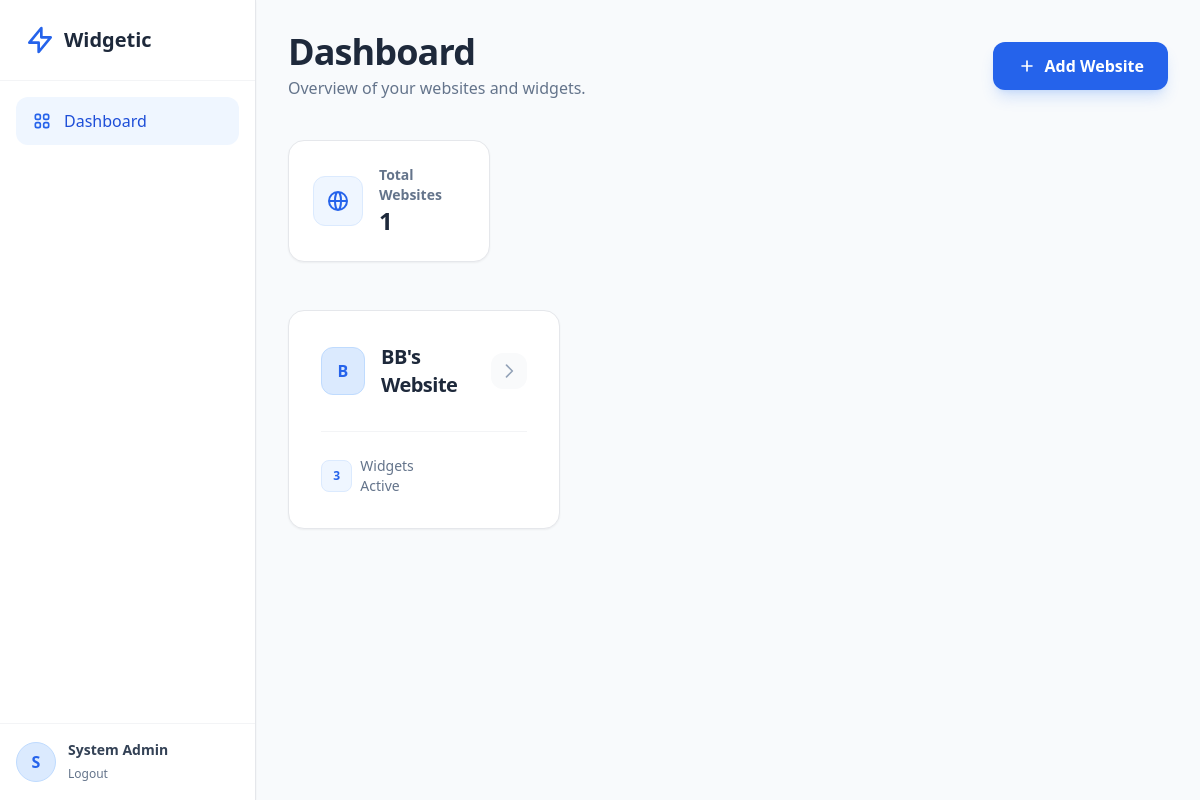
The page /dashboard (signed in) on the database its author committed.
### models.py (models this page shows)
class User(UserMixin, db.Model):
    id = db.Column(db.String(36), primary_key=True, default=lambda: str(uuid.uuid4()))
    email = db.Column(db.String(120), unique=True, nullable=False, index=True)
    password_hash = db.Column(db.String(128))
    name = db.Column(db.String(100))
    global_role = db.Column(db.Enum(GlobalRole), default=GlobalRole.USER)
    status = db.Column(db.Enum(UserStatus), default=UserStatus.ACTIVE)
    created_widgets = db.relationship('Widget', backref='creator', lazy=True, foreign_keys='Widget.created_by_id')
    created_at = db.Column(db.DateTime, default=datetime.utcnow)
    websites = db.relationship('WebsiteMember', backref='user', lazy=True)
    created_at = db.Column(db.DateTime, default=datetime.utcnow)
    updated_at = db.Column(db.DateTime, default=datetime.utcnow, onupdate=datetime.utcnow)

class Website(db.Model):
    id = db.Column(db.String(36), primary_key=True, default=lambda: str(uuid.uuid4()))
    public_key = db.Column(db.String(36), unique=True, default=lambda: str(uuid.uuid4()), index=True)
    name = db.Column(db.String(100), nullable=False)
    domain = db.Column(db.String(255)) # e.g., https://example.com
    created_at = db.Column(db.DateTime, default=datetime.utcnow)
    settings = db.Column(db.JSON, default={})
    max_widgets = db.Column(db.Integer, default=3)
    members = db.relationship('WebsiteMember', backref='website', lazy=True)
    widgets = db.relationship('Widget', backref='website', lazy=True)

### app.py (the view)
@app.route('/dashboard')
@login_required
def dashboard():
    if current_user.global_role == GlobalRole.SUPERADMIN:
        websites = Website.query.all()
        return render_template('dashboard/websites.html', websites=websites)
    else:
        membership = WebsiteMember.query.filter_by(user_id=current_user.id).first()
        if membership:
            return redirect(url_for('website_detail', website_id=membership.website_id))
        else:
            return render_template('dashboard/websites.html', websites=[])

### app.py (called while the page is built)
@login_manager.user_loader
def load_user(user_id):
    return User.query.get(user_id)

### templates/dashboard/websites.html (shortened to what this page needs)
{% extends "base.html" %}
{% block content %}
    <div class="flex justify-between items-center mb-10">
        <div>
             <h1 class="text-4xl font-bold text-slate-800 tracking-tight">Dashboard</h1>
             <p class="text-slate-500 mt-1 font-medium">Overview of your websites and widgets.</p>
        </div>
        {% if current_user.global_role.value == 'SUPERADMIN' %}
        <a href="{{ url_for('create_new_website') }}" class="bg-blue-600 text-white px-6 py-3 rounded-xl hover:bg-blue-700 transition-all duration-300 font-bold shadow-lg shadow-blue-500/20 flex items-center gap-2 hover:scale-105 active:scale-95">
            <svg class="w-5 h-5" fill="none" stroke="currentColor" viewBox="0 0 24 24"><path stroke-linecap="round" stroke-linejoin="round" stroke-width="2" d="M12 6v6m0 0v6m0-6h6m-6 0H6"></path></svg>
            Add Website
        </a>
        {% endif %}
    </div>
    {% if current_user.global_role.value == 'SUPERADMIN' %}
    <div class="grid grid-cols-1 md:grid-cols-2 lg:grid-cols-4 gap-6 mb-12">
        <div class="bg-white p-6 rounded-2xl border border-gray-200 shadow-sm">
            <div class="flex items-center gap-4">
                <div class="p-3 bg-blue-50 text-blue-600 rounded-xl border border-blue-100">
                    <svg class="w-6 h-6" fill="none" stroke="currentColor" viewBox="0 0 24 24"><path stroke-linecap="round" stroke-linejoin="round" stroke-width="2" d="M21 12a9 9 0 01-9 9m9-9a9 9 0 00-9-9m9 9H3m9 9a9 9 0 01-9-9m9 9c1.657 0 3-4.03 3-9s-1.343-9-3-9m0 18c-1.657 0-3-4.03-3-9s1.343-9 3-9m-9 9a9 9 0 019-9"></path></svg>
                </div>
                <div>
                    <p class="text-sm font-bold text-slate-500">Total Websites</p>
                    <p class="text-2xl font-black text-slate-800">{{ websites|length }}</p>
                </div>
            </div>
        </div>
    </div>
    {% endif %}
    <div class="grid grid-cols-1 md:grid-cols-2 lg:grid-cols-3 gap-8">
        {% for website in websites %}
        <a href="{{ url_for('website_detail', website_id=website.id) }}" class="block bg-white rounded-2xl border border-gray-200 shadow-sm hover:shadow-md hover:border-blue-200 transition-all duration-300 p-8 group relative overflow-hidden">
            <div class="flex items-center justify-between mb-4">
                <div class="flex items-center gap-4">
                    <div class="w-12 h-12 bg-blue-100 rounded-xl flex items-center justify-center text-blue-600 font-black border border-blue-200 group-hover:scale-110 transition-transform duration-500">
                        {{ website.name[0].upper() }}
                    </div>
                    <div>
                        <h3 class="text-xl font-bold text-slate-800 tracking-tight group-hover:text-blue-600 transition-colors">{{ website.name }}</h3>
                    </div>
                </div>
                <div class="bg-gray-50 p-2 rounded-xl group-hover:bg-blue-100 transition-all duration-500">
                     <svg class="w-5 h-5 text-slate-400 group-hover:text-blue-600 transition-all" fill="none" stroke="currentColor" viewBox="0 0 24 24"><path stroke-linecap="round" stroke-linejoin="round" stroke-width="2" d="M9 5l7 7-7 7"></path></svg>
                </div>
            </div>
            <div class="mt-8 pt-6 border-t border-gray-100 flex items-center justify-between text-sm">
                <div class="flex items-center gap-2">
                    <span class="inline-flex items-center justify-center w-8 h-8 text-xs font-bold text-blue-600 bg-blue-50 rounded-lg border border-blue-100">{{ website.widgets|length }}</span>
                    <span class="text-slate-500 font-medium">Widgets Active</span>
                </div>
            </div>
        </a>
        {% endfor %}
    </div>
</div>
{% endblock %}

### templates/base.html (shortened to what this page needs)
<!DOCTYPE html>
<html lang="en">
<head>
    <script src="https://cdn.tailwindcss.com?plugins=forms,typography"></script>
</head>
<body class="bg-slate-50 text-slate-600 h-screen flex overflow-hidden">
    {% if current_user.is_authenticated %}
    <aside class="w-64 bg-white border-r border-gray-200 flex flex-col z-20 shadow-sm">
        <div class="p-6 border-b border-gray-100">
            <a href="{{ url_for('dashboard') }}" class="flex items-center gap-2 text-xl font-bold text-slate-800">
                <svg class="w-8 h-8 text-blue-600" width="32" height="32" fill="none" stroke="currentColor" viewBox="0 0 24 24">
                    <path stroke-linecap="round" stroke-linejoin="round" stroke-width="2" d="M13 10V3L4 14h7v7l9-11h-7z"></path>
                </svg>
                Widgetic
            </a>
        </div>
        <nav class="flex-grow p-4 space-y-1">
            <a href="{{ url_for('dashboard') }}" class="flex items-center gap-3 px-4 py-3 text-blue-700 bg-blue-50 rounded-xl hover:bg-blue-100 transition-all duration-200 group font-medium">
                <span>Dashboard</span>
            </a>
        </nav>
        <div class="p-4 border-t border-gray-100">
            <div class="flex items-center gap-3">
                <div class="w-10 h-10 rounded-full bg-blue-100 flex items-center justify-center text-blue-600 font-bold border border-blue-200">
                    {{ current_user.name[0].upper() }}
                </div>
                <div class="overflow-hidden">
                    <p class="text-sm font-bold text-slate-700 truncate">{{ current_user.name }}</p>
                    <a href="{{ url_for('logout') }}" class="text-xs text-slate-500 hover:text-blue-600 transition-colors">Logout</a>
                </div>
            </div>
        </div>
    </aside>
    {% endif %}
    <main class="flex-1 flex flex-col overflow-hidden relative {% if not current_user.is_authenticated %} w-full {% endif %}">
        <div class="flex-1 overflow-auto bg-slate-50 p-6 md:p-8">
            {% block content %}{% endblock %}
    </main>
</body>
</html>

### rows shown on the page
User: name "S", name "System Admin"
Website: name "B", name "BB's Website", widgets|length "3"

### other values the page prints
{{ websites|length }} "1"
